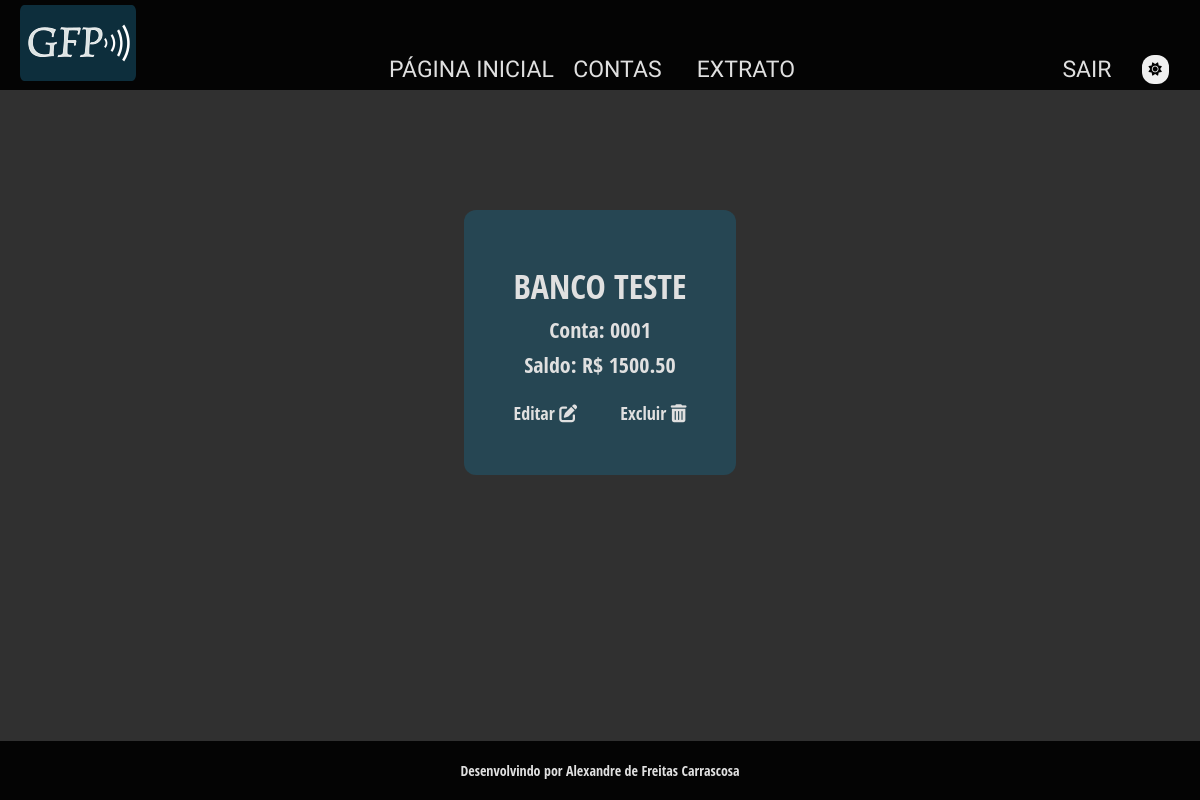
/accounts/ (signed in), run on an earlier commit of the app's database.
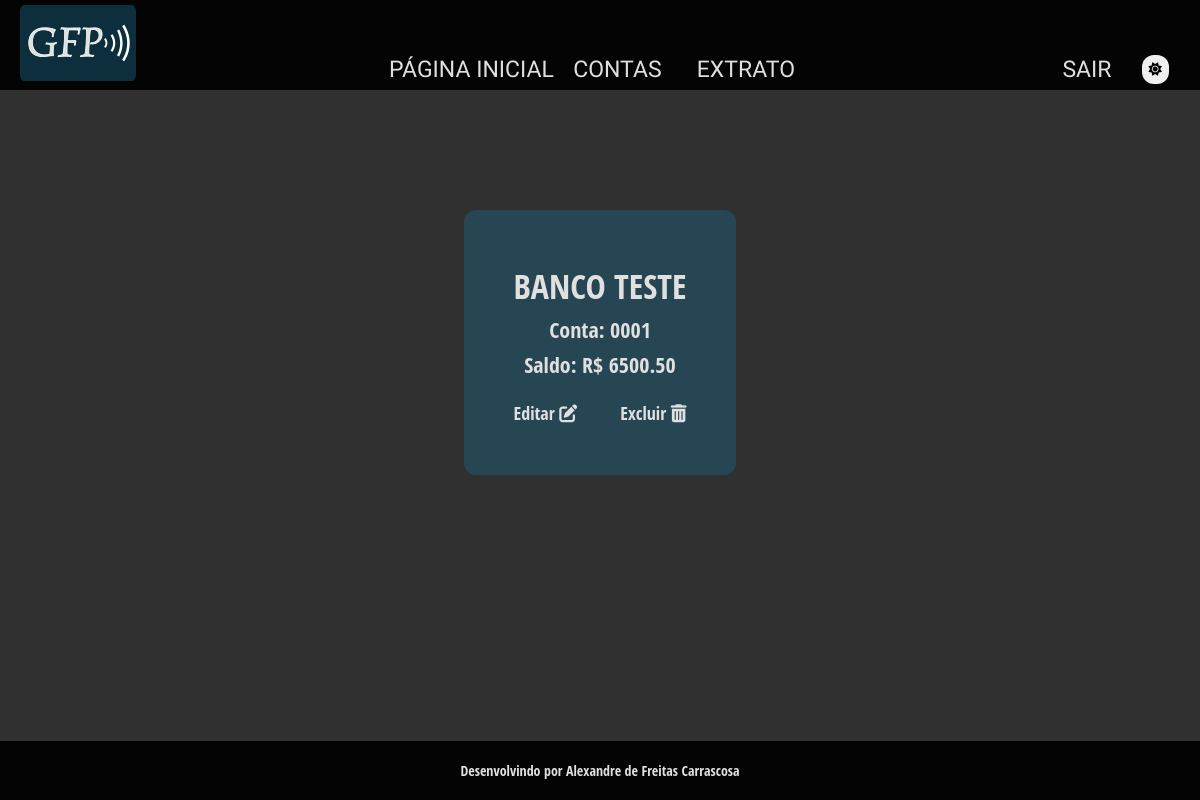
And on a later commit of the database.
### core/models.py (models this page shows, shortened)
class totalBalance(models.Model):
  account = models.CharField(max_length=8,
                             verbose_name="Conta",
                             primary_key=True)
  bank = models.CharField(max_length=100,
                          verbose_name="Banco",
                          )
  balance = models.DecimalField(max_digits=20,
                                decimal_places=2,
                                verbose_name="Saldo",
                                )
  register_date = models.DateTimeField(auto_now=True,
                                       verbose_name="Inserido em")
  user = models.ForeignKey(User, on_delete=models.CASCADE)
  class Meta:
    db_table = 'totalBalance'

### core/views.py (the view)
# urls.py: path('accounts/', views.accounts, name='accounts'),
@login_required(login_url="/login/")
def accounts(request):
    user = request.user
    registered_accounts = totalBalance.objects.filter(user=user)
    data = request.GET.get('account')
    if data:
        messages.warning(request, 'Você tem certeza que deseja deletar essa conta? (Essa ação é irreversível!)')
    context = {
        'accounts': registered_accounts,
        'data': data,
    }
    return render(request, 'accounts.html', context=context)

### core/templates/accounts.html (shortened to what this page needs)
{% extends "base.html" %}
{% block content %}
<div class="content">
    <div class="box">
        {% for account in accounts %}
        <div class="box-content">
            <h1>{{ account.bank }}</h1>
            <p>Conta: {{ account.account }}</p>
            <p>Saldo: R$ {{ account.balance }}</p>
            <div class="box-subcontent">
                <a href="{% url 'edit_account' account=account.account %}">
                    <span class="edit-account">
                        Editar
                        <i class="fas fa-edit"></i>
                    </span>
                </a>
                <a href="{% url 'accounts' %}?account={{ account.account }}">
                    <span class="delete-account">
                        Excluir
                        <i class="fas fa-trash-alt"></i>
                    </span>
                </a>
            </div>
        </div>
        {% endfor %}
    </div>
</div>
{% endblock %}

What changed in the data, as far as the page shows it:
changed totalBalance "BANCO TESTE": balance "1500.50" → "6500.50"
